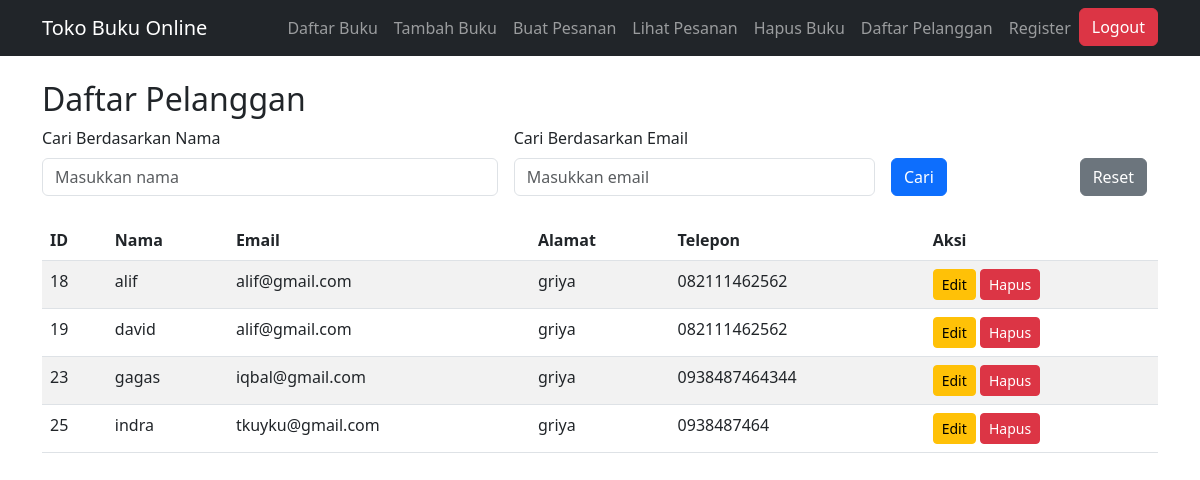
Page /pages/pelanggan/daftar_pelanggan.php on the earlier database version.
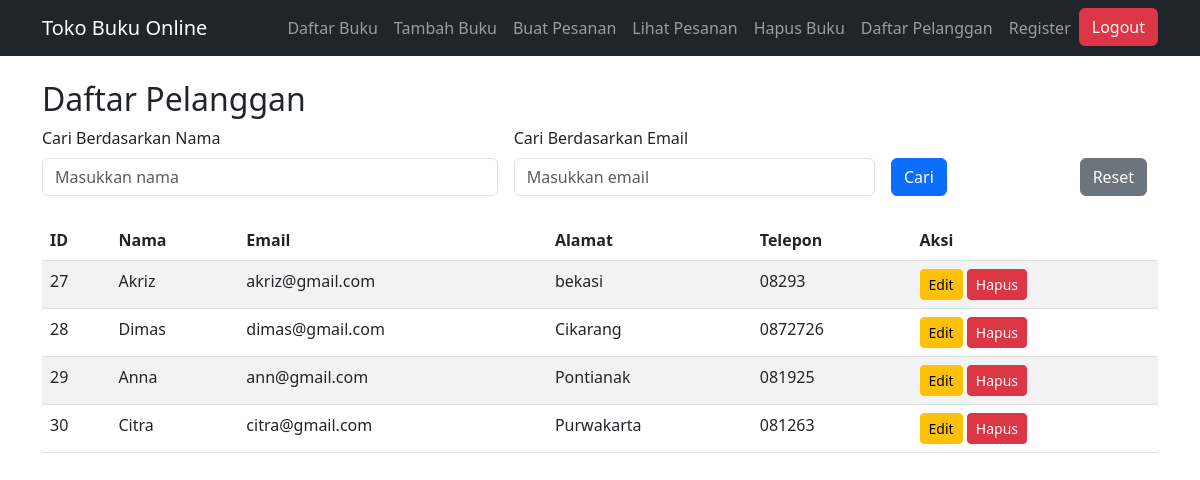
Same page on the later database version.
### tables this page shows
CREATE TABLE `pelanggan` (
  `ID` int NOT NULL,
  `Nama` varchar(255) DEFAULT NULL,
  `Alamat` varchar(255) DEFAULT NULL,
  `Email` varchar(255) DEFAULT NULL,
  `Telepon` varchar(20) DEFAULT NULL
);

### config.php (called while the page is built)
<?php
$base_url = "http://localhost/Tugas%2011/";
?>

### includes/pelanggan/proses_pelanggan.php (called while the page is built, shortened)
<?php
include '../../includes/koneksi_db.php';
$search_nama = isset($_GET['nama']) ? $_GET['nama'] : '';
$search_email = isset($_GET['email']) ? $_GET['email'] : '';
$sql = "SELECT * FROM pelanggan WHERE 1";
$result = $conn->query($sql);

### pages/pelanggan/daftar_pelanggan.php (the view, shortened to what this page needs)
<?php include '../../includes/pelanggan/proses_pelanggan.php'; ?>
<!DOCTYPE html>
<html lang="id">
<head>
   <link href="https://cdn.jsdelivr.net/npm/bootstrap@5.3.0/dist/css/bootstrap.min.css" rel="stylesheet">
</head>
<body>
   <?php include '../../nav.php'; ?>
   <div class="container mt-4">
       <h2>Daftar Pelanggan</h2>
       <form method="get" class="row g-3 mb-4">
           <div class="col-md-5">
               <label for="nama" class="form-label">Cari Berdasarkan Nama</label>
               <input type="text" class="form-control" id="nama" name="nama" placeholder="Masukkan nama" value="<?php echo htmlspecialchars($search_nama) ?>">
           </div>
           <div class="col-md-4">
               <label for="email" class="form-label">Cari Berdasarkan Email</label>
               <input type="text" class="form-control" id="email" name="email" placeholder="Masukkan email" value="<?php echo htmlspecialchars($search_email) ?>">
           </div>
           <div class="col-md-2 align-self-end">
               <button type="submit" class="btn btn-primary">Cari</button>
           </div>
           <div class="col-md-1 align-self-end">
               <a href="daftar_pelanggan.php" class="btn btn-secondary">Reset</a>
           </div>
       </form>
       <table class="table table-striped">
           <thead>
               <tr>
                   <th>ID</th>
                   <th>Nama</th>
                   <th>Email</th>
                   <th>Alamat</th>
                   <th>Telepon</th>
                   <th>Aksi</th>
               </tr>
           </thead>
           <tbody>
               <?php while ($row = $result->fetch_assoc()): ?>
               <tr>
                   <td><?php echo $row['ID'] ?></td>
                   <td><?php echo htmlspecialchars($row['Nama']) ?></td>
                   <td><?php echo htmlspecialchars($row['Email']) ?></td>
                   <td><?php echo htmlspecialchars($row['Alamat']) ?></td>
                   <td><?php echo htmlspecialchars($row['Telepon']) ?></td>
                   <td>
                       <a href="form_edit_pelanggan.php?id=<?php echo $row['ID'] ?>" class="btn btn-sm btn-warning">Edit</a>
                       <a href="../../includes/pelanggan/hapus_pelanggan.php?id=<?php echo $row['ID'] ?>" class="btn btn-sm btn-danger" onclick="return confirm('Yakin ingin menghapus data ini?')">Hapus</a>
                   </td>
               </tr>
               <?php endwhile; ?>
           </tbody>
       </table>
   </div>
</body>
</html>

### nav.php (shortened to what this page needs)
<?php include 'config.php'; ?>
<nav class="navbar navbar-expand-lg navbar-dark bg-dark">
    <div class="container">
        <a class="navbar-brand" href="<?= $base_url ?>index.php">Toko Buku Online</a>
        <div class="collapse navbar-collapse" id="navbarNav">
            <ul class="navbar-nav ms-auto">
                <li class="nav-item">
                    <a class="nav-link" href="<?= $base_url ?>index.php">Daftar Buku</a>
                </li>
                <li class="nav-item">
                    <a class="nav-link" href="<?= $base_url ?>pages/buku/tambah_buku.php">Tambah Buku</a>
                </li>
                <li class="nav-item">
                    <a class="nav-link" href="<?= $base_url ?>pages/transaksi/transaksi.php">Buat Pesanan</a>
                </li>
                <li class="nav-item">
                    <a class="nav-link" href="<?= $base_url ?>pages/transaksi/lihat_transaksi.php">Lihat Pesanan</a>
                </li>
                <li class="nav-item">
                    <a class="nav-link" href="<?= $base_url ?>pages/buku/hapus.php">Hapus Buku</a>
                </li>
                <li class="nav-item">
                    <a class="nav-link" href="<?= $base_url ?>pages/pelanggan/daftar_pelanggan.php">Daftar Pelanggan</a>
                </li>
                <li class="nav-item">
                    <a class="nav-link" href="<?= $base_url ?>pages/pelanggan/register.php">Register</a>
                </li>
                <li class="nav-item">
                    <a href="/Tugas%2011/logout.php " class="btn btn-danger">Logout</a>
                </li>
            </ul>
        </div>
    </div>
</nav>

Differences in the rows shown:
removed pelanggan: ID "18", Nama "alif", Email "alif@gmail.com", Alamat "griya", Telepon "082111462562"
removed pelanggan: ID "19", Nama "david", Email "alif@gmail.com", Alamat "griya", Telepon "082111462562"
removed pelanggan: ID "23", Nama "gagas", Email "iqbal@gmail.com", Alamat "griya", Telepon "0938487464344"
removed pelanggan: ID "25", Nama "indra", Email "tkuyku@gmail.com", Alamat "griya", Telepon "0938487464"
added pelanggan: ID "27", Nama "Akriz", Email "akriz@gmail.com", Alamat "bekasi", Telepon "08293"
added pelanggan: ID "28", Nama "Dimas", Email "dimas@gmail.com", Alamat "Cikarang", Telepon "0872726"
added pelanggan: ID "29", Nama "Anna", Email "ann@gmail.com", Alamat "Pontianak", Telepon "081925"
added pelanggan: ID "30", Nama "Citra", Email "citra@gmail.com", Alamat "Purwakarta", Telepon "081263"
